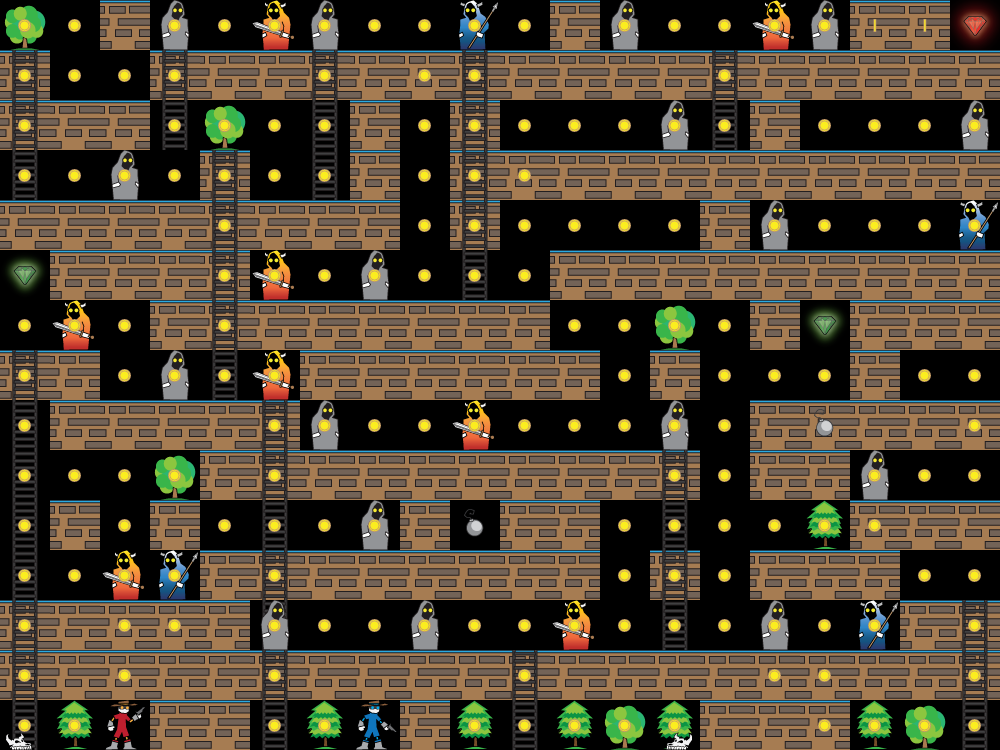

Tiled map render using the project's own tile images. Description and the map definition, with tile-layer contents summarised, below:
An orthogonal 20x15 tile map with 50x50 px tiles, 7 tile layers (Blocks, Ladders, Back, Cast, ...).

<map version="1.0" orientation="orthogonal" width="20" height="15" tilewidth="50" tileheight="50">
 <tileset firstgid="1" name="bandit_spritesheet" tilewidth="50" tileheight="50">
  <image source="bandit_spritesheet.png" width="900" height="500" />
 </tileset>
 <layer name="Blocks" width="20" height="15">
  <data>[300 cells, 161 non-empty, 1 distinct tile ids]</data>
 </layer>
 <layer name="Ladders" width="20" height="15">
  <data>[300 cells, 44 non-empty, 1 distinct tile ids]</data>
 </layer>
 <layer name="Back" width="20" height="15">
  <data>[300 cells, 13 non-empty, 2 distinct tile ids]</data>
 </layer>
 <layer name="Cast" width="20" height="15">
  <data>[300 cells, 31 non-empty, 5 distinct tile ids]</data>
 </layer>
 <layer name="Coins" width="20" height="15">
  <data>[300 cells, 171 non-empty, 3 distinct tile ids]</data>
 </layer>
 <layer name="Front" width="20" height="15">
  <data>[300 cells, 2 non-empty, 2 distinct tile ids]</data>
 </layer>
 <layer name="bomb" width="20" height="15">
  <data>[300 cells, 4 non-empty, 2 distinct tile ids]</data>
 </layer>
</map>
